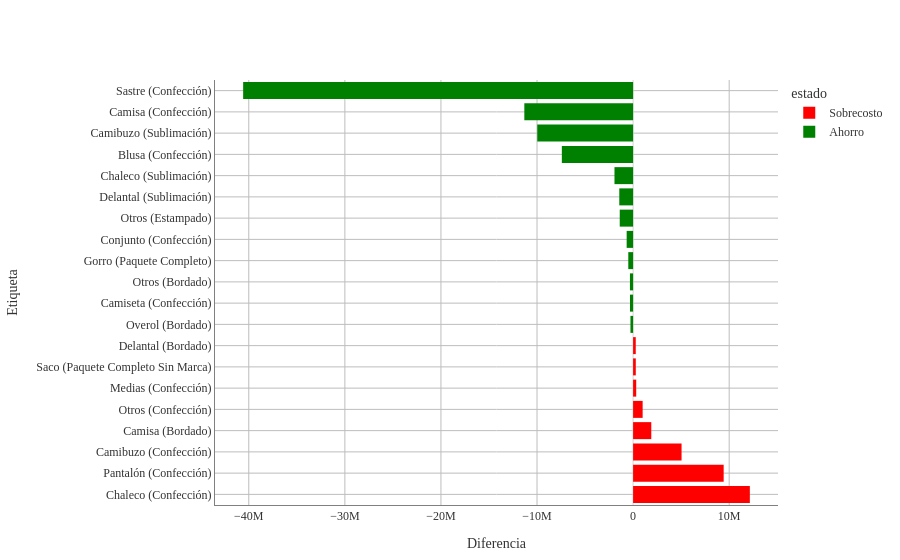

The notebook cell this image was saved under:
### Markdown cell above
## Impacto económico general

### Code cell
# Sumamos la diferencia por OP para que solo exista una barra por etiqueta
df_consolidado_total = df_costos.groupby(['Categoría', 'Proceso Producción']).agg({
    'Diferencia': 'sum'
}).reset_index()

# Ahora sí calculamos el impacto absoluto sobre el total de la OP
df_consolidado_total['abs_impacto'] = df_consolidado_total['Diferencia'].abs()

top_impacto_total = df_consolidado_total.sort_values(by='abs_impacto', ascending=False).head(20)

top_impacto_total = top_impacto_total.sort_values(by='Diferencia', ascending=False)

top_impacto_total['Etiqueta'] = top_impacto_total['Categoría'] + " (" + top_impacto_total['Proceso Producción'].astype(str) + ")"

# Agregar la columna estado basada en Diferencia
top_impacto_total['estado'] = top_impacto_total['Diferencia'].apply(
    lambda x: 'Ahorro' if x < 0 else 'Sobrecosto'
)

fig_total = px.bar(
    top_impacto_total,
    x='Diferencia',
    y='Etiqueta',
    orientation='h',
    color='estado',
    color_discrete_map={'Ahorro': 'green', 'Sobrecosto': 'red'},
)

# Esto elimina las líneas negras que dividen los segmentos dentro de la barra
fig_total.update_traces(marker_line_width=0) 
fig_total.update_layout(
    # 1. Fondo transparente
    paper_bgcolor='rgba(0,0,0,0)',
    plot_bgcolor='rgba(0,0,0,0)',
    
    # 2. Tipografía Times New Roman
    font=dict(
        family="Times New Roman, Times, serif",
        size=12,
        color="#333333" # Color de letra gris muy oscuro (casi negro)
    ),
    
    # Ajuste opcional de márgenes para que la letra no se corte
    margin=dict(t=80, b=50, l=50, r=50)
)

# 3. Líneas de cuadrícula más oscuras
fig_total.update_xaxes(
    showgrid=True, 
    gridwidth=1, 
    gridcolor='#bdbdbd', # Un gris más marcado (puedes usar 'gray' si lo quieres aún más oscuro)
    linecolor='gray',    # Línea del eje principal en negro
    zeroline=True,        # Mantener la línea del cero...
    zerolinecolor='#d3d3d3', # ...pero usar un gris mucho más suave (LightGrey)
    zerolinewidth=1
)

fig_total.update_yaxes(
    showgrid=True, 
    gridwidth=1, 
    gridcolor='#bdbdbd', 
    linecolor='gray'
)

fig_total.show()

### Figure 1 — Plotly figure (JSON) as saved in the notebook; plotly's stock layout.template omitted (floating-point values rounded to 4 significant figures)
{"data": [{"hovertemplate": "estado=Sobrecosto<br>Diferencia=%{x}<br>Etiqueta=%{y}<extra></extra>", "legendgroup": "Sobrecosto", "marker": {"color": "red", "line": {"width": 0}, "pattern": {"shape": ""}}, "name": "Sobrecosto", "orientation": "h", "showlegend": true, "textposition": "auto", "type": "bar", "x": [12150000.0, 9426000.0, 5045000.0, 1893000.0, 993100.0, 323500.0, 280000.0, 276000.0], "xaxis": "x", "y": ["Chaleco (Confección)", "Pantalón (Confección)", "Camibuzo (Confección)", "Camisa (Bordado)", "Otros (Confección)", "Medias (Confección)", "Saco (Paquete Completo Sin Marca)", "Delantal (Bordado)"], "yaxis": "y"}, {"hovertemplate": "estado=Ahorro<br>Diferencia=%{x}<br>Etiqueta=%{y}<extra></extra>", "legendgroup": "Ahorro", "marker": {"color": "green", "line": {"width": 0}, "pattern": {"shape": ""}}, "name": "Ahorro", "orientation": "h", "showlegend": true, "textposition": "auto", "type": "bar", "x": [-274500.0, -321500.0, -328900.0, -500000.0, -670000.0, -1391000.0, -1438000.0, -1938000.0, -7416000.0, -9975000.0, -11320000.0, -40590000.0], "xaxis": "x", "y": ["Overol (Bordado)", "Camiseta (Confección)", "Otros (Bordado)", "Gorro (Paquete Completo)", "Conjunto (Confección)", "Otros (Estampado)", "Delantal (Sublimación)", "Chaleco (Sublimación)", "Blusa (Confección)", "Camibuzo (Sublimación)", "Camisa (Confección)", "Sastre (Confección)"], "yaxis": "y"}], "layout": {"barmode": "relative", "font": {"color": "#333333", "family": "Times New Roman, Times, serif", "size": 12}, "legend": {"title": {"text": "estado"}, "tracegroupgap": 0}, "margin": {"b": 50, "l": 50, "r": 50, "t": 80}, "paper_bgcolor": "rgba(0,0,0,0)", "plot_bgcolor": "rgba(0,0,0,0)", "xaxis": {"anchor": "y", "domain": [0, 1], "gridcolor": "#bdbdbd", "gridwidth": 1, "linecolor": "gray", "showgrid": true, "title": {"text": "Diferencia"}, "zeroline": true, "zerolinecolor": "#d3d3d3", "zerolinewidth": 1}, "yaxis": {"anchor": "x", "domain": [0, 1], "gridcolor": "#bdbdbd", "gridwidth": 1, "linecolor": "gray", "showgrid": true, "title": {"text": "Etiqueta"}}}}
